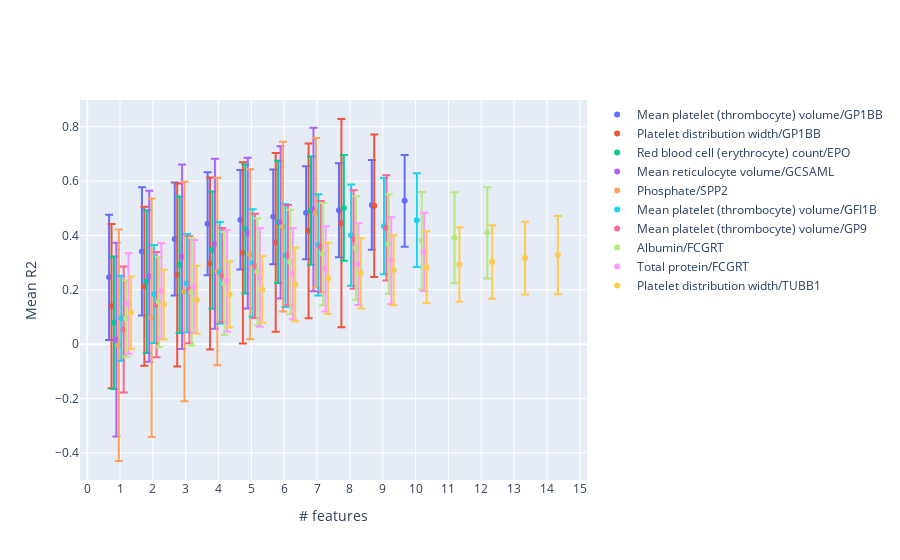

Here is the notebook cell this chart was saved with:
### Code cell
# generate plots for top 10 multi_feature_regression_results_df combinations
fig = go.Figure()
jitter = np.linspace(-1, 1, num=len(multi_feature_regression_results_for_plot))/3
for i, row in enumerate(multi_feature_regression_results_for_plot.iterrows()):
#     print(row[1])
    row = row[1]
    fig.add_trace(go.Scatter(name=row["phenotype/gene"],
                            x=list(range(1, len(row.r2_mean_history) + 1)) + jitter[i],
                            y=row.r2_mean_history,
                            mode="markers",
                            error_y=dict(
                                type='data',
                                array=row.r2_std_history,
                                visible=True,
                                )))
fig.update_layout(
    yaxis_title='Mean R2',
    xaxis_title="# features",
    xaxis={"tickmode": 'linear'},
    height=400
)
fig.show()

### Figure 1 — Plotly figure (JSON) as saved in the notebook; plotly's stock layout.template omitted (floating-point values rounded to 4 significant figures)
{"data": [{"error_y": {"array": [0.2303, 0.2359, 0.2082, 0.1894, 0.1828, 0.1744, 0.1712, 0.173, 0.1653, 0.1689], "type": "data", "visible": true}, "mode": "markers", "name": "Mean platelet (thrombocyte) volume/GP1BB", "type": "scatter", "x": [0.6667, 1.667, 2.667, 3.667, 4.667, 5.667, 6.667, 7.667, 8.667, 9.667], "y": [0.2459, 0.3413, 0.3871, 0.4432, 0.4577, 0.4687, 0.4837, 0.4926, 0.5123, 0.5274]}, {"error_y": {"array": [0.3024, 0.2927, 0.3366, 0.3164, 0.3336, 0.3288, 0.3212, 0.3832, 0.2619], "type": "data", "visible": true}, "mode": "markers", "name": "Platelet distribution width/GP1BB", "type": "scatter", "x": [0.7407, 1.741, 2.741, 3.741, 4.741, 5.741, 6.741, 7.741, 8.741], "y": [0.1401, 0.2131, 0.2549, 0.2965, 0.3361, 0.3744, 0.4171, 0.4454, 0.5093]}, {"error_y": {"array": [0.2438, 0.2625, 0.2513, 0.2154, 0.2373, 0.225, 0.1994, 0.1946], "type": "data", "visible": true}, "mode": "markers", "name": "Red blood cell (erythrocyte) count/EPO", "type": "scatter", "x": [0.8148, 1.815, 2.815, 3.815, 4.815, 5.815, 6.815, 7.815], "y": [0.07895, 0.2305, 0.2925, 0.3463, 0.4235, 0.4498, 0.4914, 0.5015]}, {"error_y": {"array": [0.3563, 0.3145, 0.3395, 0.3128, 0.2772, 0.28, 0.3008], "type": "data", "visible": true}, "mode": "markers", "name": "Mean reticulocyte volume/GCSAML", "type": "scatter", "x": [0.8889, 1.889, 2.889, 3.889, 4.889, 5.889, 6.889], "y": [0.01687, 0.2499, 0.3217, 0.3697, 0.4087, 0.4485, 0.4956]}, {"error_y": {"array": [0.4259, 0.4385, 0.4038, 0.3453, 0.3126, 0.3123, 0.2752], "type": "data", "visible": true}, "mode": "markers", "name": "Phosphate/SPP2", "type": "scatter", "x": [0.963, 1.963, 2.963, 3.963, 4.963, 5.963, 6.963], "y": [-0.0038, 0.09735, 0.194, 0.2674, 0.331, 0.4325, 0.4834]}, {"error_y": {"array": [0.1564, 0.1804, 0.1806, 0.1874, 0.1975, 0.1895, 0.1863, 0.1865, 0.177, 0.1723], "type": "data", "visible": true}, "mode": "markers", "name": "Mean platelet (thrombocyte) volume/GFI1B", "type": "scatter", "x": [1.037, 2.037, 3.037, 4.037, 5.037, 6.037, 7.037, 8.037, 9.037, 10.04], "y": [0.09588, 0.185, 0.2245, 0.2626, 0.2987, 0.3266, 0.3651, 0.4013, 0.4344, 0.4563]}, {"error_y": {"array": [0.2319, 0.194, 0.197, 0.1733, 0.1916, 0.185, 0.1682, 0.1814, 0.1937], "type": "data", "visible": true}, "mode": "markers", "name": "Mean platelet (thrombocyte) volume/GP9", "type": "scatter", "x": [1.111, 2.111, 3.111, 4.111, 5.111, 6.111, 7.111, 8.111, 9.111], "y": [0.05389, 0.1456, 0.2002, 0.2541, 0.2881, 0.327, 0.3591, 0.385, 0.4276]}, {"error_y": {"array": [0.1406, 0.1658, 0.1979, 0.1894, 0.1969, 0.1922, 0.188, 0.1905, 0.1837, 0.1791, 0.1675, 0.1679], "type": "data", "visible": true}, "mode": "markers", "name": "Albumin/FCGRT", "type": "scatter", "x": [1.185, 2.185, 3.185, 4.185, 5.185, 6.185, 7.185, 8.185, 9.185, 10.19, 11.19, 12.19], "y": [0.09465, 0.1551, 0.1934, 0.223, 0.2664, 0.3028, 0.3315, 0.3542, 0.368, 0.3808, 0.3918, 0.4099]}, {"error_y": {"array": [0.1851, 0.1756, 0.1711, 0.1872, 0.1808, 0.1674, 0.1567, 0.1506, 0.1599, 0.1438], "type": "data", "visible": true}, "mode": "markers", "name": "Total protein/FCGRT", "type": "scatter", "x": [1.259, 2.259, 3.259, 4.259, 5.259, 6.259, 7.259, 8.259, 9.259, 10.26], "y": [0.1499, 0.1957, 0.2123, 0.2327, 0.2454, 0.2593, 0.2774, 0.2945, 0.3076, 0.34]}, {"error_y": {"array": [0.1334, 0.1285, 0.125, 0.1219, 0.1222, 0.1353, 0.1311, 0.1292, 0.1288, 0.1317, 0.1369, 0.1354, 0.1339, 0.1438], "type": "data", "visible": true}, "mode": "markers", "name": "Platelet distribution width/TUBB1", "type": "scatter", "visible": true, "x": [1.333, 2.333, 3.333, 4.333, 5.333, 6.333, 7.333, 8.333, 9.333, 10.33, 11.33, 12.33, 13.33, 14.33], "y": [0.1155, 0.1458, 0.1639, 0.1831, 0.2013, 0.22, 0.2421, 0.2607, 0.272, 0.2835, 0.293, 0.3023, 0.3167, 0.3278]}], "layout": {"autosize": true, "dragmode": "pan", "xaxis": {"autorange": true, "range": [-0.2012, 15.2], "tickmode": "linear", "title": {"text": "# features"}, "type": "linear"}, "yaxis": {"autorange": true, "range": [-0.4997, 0.8985], "title": {"text": "Mean R2"}, "type": "linear"}}}
